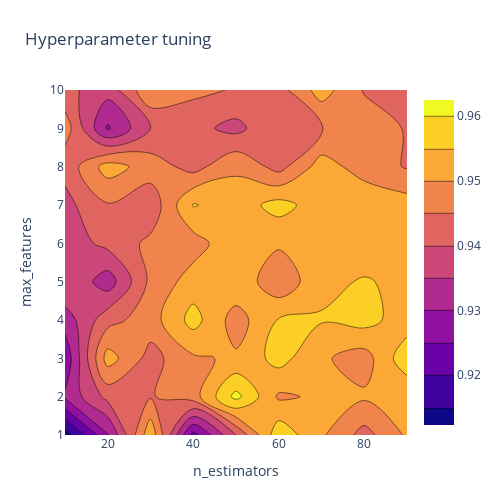

The cell this chart's notebook holds for it:
### Code cell
# 2D contour plot of accuracy
layout = go.Layout(
            xaxis=go.layout.XAxis(
              title=go.layout.xaxis.Title(
              text='n_estimators')
             ),
             yaxis=go.layout.YAxis(
              title=go.layout.yaxis.Title(
              text='max_features') 
            ) )

fig = go.Figure(data = [go.Contour(z=z, x=x, y=y)], layout=layout )

fig.update_layout(title='Hyperparameter tuning', autosize=False,
                  width=500, height=500,
                  margin=dict(l=65, r=50, b=65, t=90))

### Figure 1 — Plotly figure (JSON) as saved in the notebook; plotly's stock layout.template omitted (floating-point values rounded to 4 significant figures)
{"data": [{"type": "contour", "x": [10, 20, 30, 40, 50, 60, 70, 80, 90], "y": [1, 2, 3, 4, 5, 6, 7, 8, 9, 10], "z": [[0.9123, 0.9292, 0.9538, 0.9231, 0.94, 0.9585, 0.9508, 0.9431, 0.9508], [0.9308, 0.9415, 0.9446, 0.9477, 0.9615, 0.9492, 0.9508, 0.9508, 0.9508], [0.9262, 0.9523, 0.9431, 0.9492, 0.9508, 0.9569, 0.9508, 0.9477, 0.9585], [0.9323, 0.9431, 0.9477, 0.9569, 0.9477, 0.9554, 0.9554, 0.9569, 0.9523], [0.94, 0.9323, 0.9462, 0.9523, 0.9538, 0.9462, 0.9538, 0.9554, 0.9538], [0.9369, 0.9415, 0.9462, 0.9477, 0.9538, 0.9508, 0.9508, 0.9523, 0.9523], [0.9385, 0.9446, 0.9415, 0.9554, 0.9523, 0.9569, 0.9523, 0.9538, 0.9523], [0.9415, 0.9523, 0.9477, 0.9431, 0.9492, 0.9431, 0.9523, 0.9477, 0.9446], [0.9477, 0.9292, 0.94, 0.9415, 0.9385, 0.9446, 0.9446, 0.9477, 0.9446], [0.9415, 0.9369, 0.9492, 0.9462, 0.9446, 0.9431, 0.9523, 0.9446, 0.9446]]}], "layout": {"autosize": false, "height": 500, "margin": {"b": 65, "l": 65, "r": 50, "t": 90}, "title": {"text": "Hyperparameter tuning"}, "width": 500, "xaxis": {"title": {"text": "n_estimators"}}, "yaxis": {"title": {"text": "max_features"}}}}
